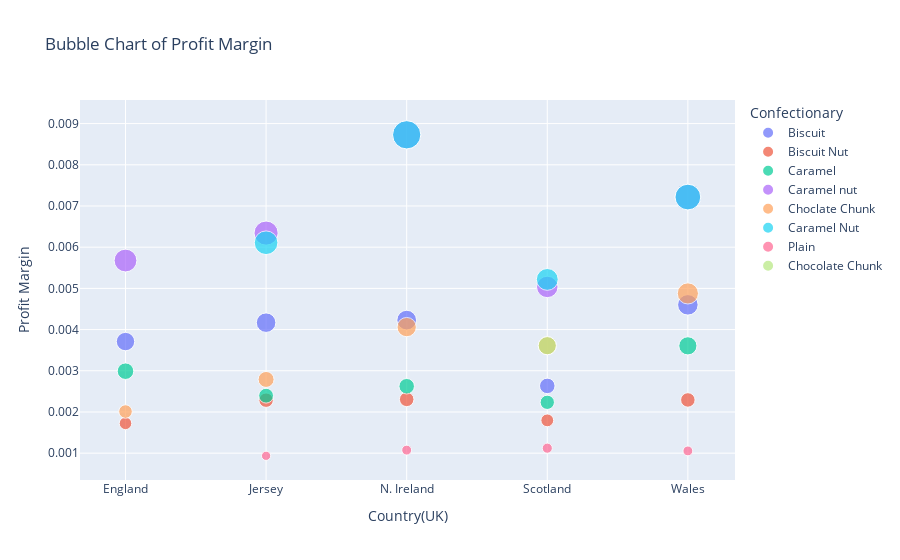

This figure's notebook cell:
### Code cell
fig = px.scatter(
    margin_summary,
    x="Country(UK)",
    y="Profit Margin",
    size="Profit Margin",
    color="Confectionary",
    hover_name="Confectionary",
    title="Bubble Chart of Profit Margin"
)
fig.show()

### Figure 1 — Plotly figure (JSON) as saved in the notebook; plotly's stock layout.template omitted (floating-point values rounded to 4 significant figures)
{"data": [{"hovertemplate": "<b>%{hovertext}</b><br><br>Confectionary=Biscuit<br>Country(UK)=%{x}<br>Profit Margin=%{marker.size}<extra></extra>", "hovertext": ["Biscuit", "Biscuit", "Biscuit", "Biscuit", "Biscuit"], "legendgroup": "Biscuit", "marker": {"color": "#636efa", "size": [0.003709, 0.004168, 0.00423, 0.002633, 0.0046], "sizemode": "area", "sizeref": 2.182e-05, "symbol": "circle"}, "mode": "markers", "name": "Biscuit", "orientation": "v", "showlegend": true, "type": "scatter", "x": ["England", "Jersey", "N. Ireland", "Scotland", "Wales"], "xaxis": "x", "y": [0.003709, 0.004168, 0.00423, 0.002633, 0.0046], "yaxis": "y"}, {"hovertemplate": "<b>%{hovertext}</b><br><br>Confectionary=Biscuit Nut<br>Country(UK)=%{x}<br>Profit Margin=%{marker.size}<extra></extra>", "hovertext": ["Biscuit Nut", "Biscuit Nut", "Biscuit Nut", "Biscuit Nut", "Biscuit Nut"], "legendgroup": "Biscuit Nut", "marker": {"color": "#EF553B", "size": [0.001724, 0.002286, 0.002306, 0.001796, 0.002292], "sizemode": "area", "sizeref": 2.182e-05, "symbol": "circle"}, "mode": "markers", "name": "Biscuit Nut", "orientation": "v", "showlegend": true, "type": "scatter", "x": ["England", "Jersey", "N. Ireland", "Scotland", "Wales"], "xaxis": "x", "y": [0.001724, 0.002286, 0.002306, 0.001796, 0.002292], "yaxis": "y"}, {"hovertemplate": "<b>%{hovertext}</b><br><br>Confectionary=Caramel<br>Country(UK)=%{x}<br>Profit Margin=%{marker.size}<extra></extra>", "hovertext": ["Caramel", "Caramel", "Caramel", "Caramel", "Caramel"], "legendgroup": "Caramel", "marker": {"color": "#00cc96", "size": [0.00299, 0.002395, 0.002624, 0.002235, 0.003605], "sizemode": "area", "sizeref": 2.182e-05, "symbol": "circle"}, "mode": "markers", "name": "Caramel", "orientation": "v", "showlegend": true, "type": "scatter", "x": ["England", "Jersey", "N. Ireland", "Scotland", "Wales"], "xaxis": "x", "y": [0.00299, 0.002395, 0.002624, 0.002235, 0.003605], "yaxis": "y"}, {"hovertemplate": "<b>%{hovertext}</b><br><br>Confectionary=Caramel nut<br>Country(UK)=%{x}<br>Profit Margin=%{marker.size}<extra></extra>", "hovertext": ["Caramel nut", "Caramel nut", "Caramel nut", "Caramel nut", "Caramel nut"], "legendgroup": "Caramel nut", "marker": {"color": "#ab63fa", "size": [0.005676, 0.006342, 0.008728, 0.005035, 0.007217], "sizemode": "area", "sizeref": 2.182e-05, "symbol": "circle"}, "mode": "markers", "name": "Caramel nut", "orientation": "v", "showlegend": true, "type": "scatter", "x": ["England", "Jersey", "N. Ireland", "Scotland", "Wales"], "xaxis": "x", "y": [0.005676, 0.006342, 0.008728, 0.005035, 0.007217], "yaxis": "y"}, {"hovertemplate": "<b>%{hovertext}</b><br><br>Confectionary=Choclate Chunk<br>Country(UK)=%{x}<br>Profit Margin=%{marker.size}<extra></extra>", "hovertext": ["Choclate Chunk", "Choclate Chunk", "Choclate Chunk", "Choclate Chunk", "Choclate Chunk"], "legendgroup": "Choclate Chunk", "marker": {"color": "#FFA15A", "size": [0.00201, 0.002789, 0.00406, 0.003609, 0.004877], "sizemode": "area", "sizeref": 2.182e-05, "symbol": "circle"}, "mode": "markers", "name": "Choclate Chunk", "orientation": "v", "showlegend": true, "type": "scatter", "x": ["England", "Jersey", "N. Ireland", "Scotland", "Wales"], "xaxis": "x", "y": [0.00201, 0.002789, 0.00406, 0.003609, 0.004877], "yaxis": "y"}, {"hovertemplate": "<b>%{hovertext}</b><br><br>Confectionary=Caramel Nut<br>Country(UK)=%{x}<br>Profit Margin=%{marker.size}<extra></extra>", "hovertext": ["Caramel Nut", "Caramel Nut", "Caramel Nut", "Caramel Nut"], "legendgroup": "Caramel Nut", "marker": {"color": "#19d3f3", "size": [0.006108, 0.008728, 0.005217, 0.007217], "sizemode": "area", "sizeref": 2.182e-05, "symbol": "circle"}, "mode": "markers", "name": "Caramel Nut", "orientation": "v", "showlegend": true, "type": "scatter", "x": ["Jersey", "N. Ireland", "Scotland", "Wales"], "xaxis": "x", "y": [0.006108, 0.008728, 0.005217, 0.007217], "yaxis": "y"}, {"hovertemplate": "<b>%{hovertext}</b><br><br>Confectionary=Plain<br>Country(UK)=%{x}<br>Profit Margin=%{marker.size}<extra></extra>", "hovertext": ["Plain", "Plain", "Plain", "Plain"], "legendgroup": "Plain", "marker": {"color": "#FF6692", "size": [0.0009355, 0.001074, 0.001121, 0.001054], "sizemode": "area", "sizeref": 2.182e-05, "symbol": "circle"}, "mode": "markers", "name": "Plain", "orientation": "v", "showlegend": true, "type": "scatter", "x": ["Jersey", "N. Ireland", "Scotland", "Wales"], "xaxis": "x", "y": [0.0009355, 0.001074, 0.001121, 0.001054], "yaxis": "y"}, {"hovertemplate": "<b>%{hovertext}</b><br><br>Confectionary=Chocolate Chunk<br>Country(UK)=%{x}<br>Profit Margin=%{marker.size}<extra></extra>", "hovertext": ["Chocolate Chunk"], "legendgroup": "Chocolate Chunk", "marker": {"color": "#B6E880", "size": [0.003609], "sizemode": "area", "sizeref": 2.182e-05, "symbol": "circle"}, "mode": "markers", "name": "Chocolate Chunk", "orientation": "v", "showlegend": true, "type": "scatter", "x": ["Scotland"], "xaxis": "x", "y": [0.003609], "yaxis": "y"}], "layout": {"autosize": true, "legend": {"itemsizing": "constant", "title": {"text": "Confectionary"}, "tracegroupgap": 0}, "title": {"text": "Bubble Chart of Profit Margin"}, "xaxis": {"anchor": "y", "autorange": true, "domain": [0, 1], "range": [-0.3086, 4.318], "title": {"text": "Country(UK)"}, "type": "category"}, "yaxis": {"anchor": "x", "autorange": true, "domain": [0, 1], "range": [0.0001521, 0.0101], "title": {"text": "Profit Margin"}, "type": "linear"}}}
